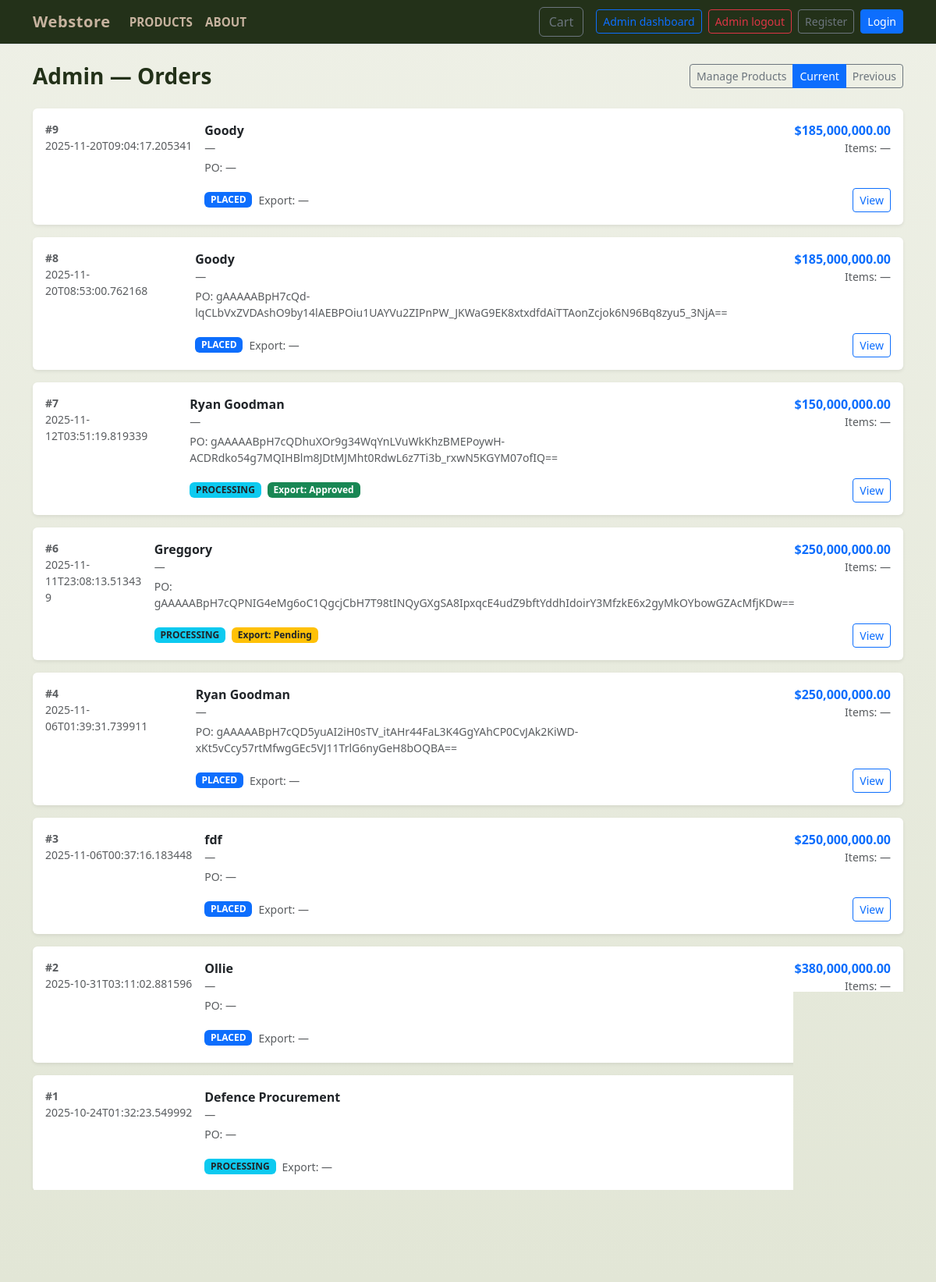
/admin/orders (signed in), run on the app's committed database.
### tables this page shows
CREATE TABLE orders (
        id INTEGER PRIMARY KEY,
        customer_id INTEGER NOT NULL,
        total REAL NOT NULL,
        status TEXT NOT NULL,
        created_at TEXT NOT NULL, agency TEXT, authorized_officer TEXT, official_email TEXT, position_clearance TEXT, contact_number TEXT, po_number TEXT, contract_reference TEXT, funding_source TEXT, auth_doc TEXT, vendor_id TEXT, end_user_cert TEXT, export_license_status TEXT, delivery_location TEXT, required_delivery_date TEXT, payment_method TEXT, declaration_agreed INTEGER, digital_signature TEXT,
        FOREIGN KEY(customer_id) REFERENCES customers(id) ON DELETE CASCADE
    );

CREATE TABLE customers (
        id INTEGER PRIMARY KEY,
        name TEXT NOT NULL,
        email TEXT UNIQUE NOT NULL,
        phone TEXT,
        address TEXT,
        created_at TEXT NOT NULL
    , password TEXT);

### app.py (the view)
@app.route("/admin/orders")
@login_required
def admin_orders():
    db = get_db()
    filt = request.args.get("filter", "current")
    if filt == "previous":
        rows = db.execute(
            "SELECT o.*, c.name AS customer_name FROM orders o LEFT JOIN customers c ON o.customer_id = c.id "
            "WHERE o.status IN ('completed','shipped','cancelled') ORDER BY o.created_at DESC"
        ).fetchall()
    else:
        rows = db.execute(
            "SELECT o.*, c.name AS customer_name FROM orders o LEFT JOIN customers c ON o.customer_id = c.id "
            "WHERE o.status NOT IN ('completed','shipped','cancelled') ORDER BY o.created_at DESC"
        ).fetchall()
    return render_template("admin_orders.html", orders=rows, filter=filt)

### app.py (called while the page is built)
def login_required(f):
    @wraps(f)
    def wrapped(*args, **kwargs):
        if not session.get("is_admin"):
            return redirect(url_for("admin_login", next=request.path))
        return f(*args, **kwargs)
    return wrapped

def get_db():
    if 'db' not in g:
        conn = sqlite3.connect(DB_PATH)
        conn.row_factory = sqlite3.Row
        conn.execute("PRAGMA foreign_keys = ON;")
        g.db = conn
    return g.db

@app.context_processor
def inject_cart_count():
    cart = session.get("cart", {}) if session is not None else {}
    try:
        count = sum(int(v) for v in cart.values()) if cart else 0
    except Exception:
        count = 0
    return {"cart_count": count}

### templates/admin_orders.html (shortened to what this page needs)
<!doctype html>
<html lang="en">
<head>
  <link href="https://cdn.jsdelivr.net/npm/bootstrap@5.3.0/dist/css/bootstrap.min.css" rel="stylesheet">
  <link rel="stylesheet" href="{{ url_for('static', filename='css/styles.css') }}">
</head>
<body>
  {% include 'navbar.html' %}
  <main class="container py-4">
    <div class="d-flex justify-content-between align-items-center mb-4">
      <h3 class="mb-0 fw-bold">Admin — Orders</h3>
      <div class="btn-group" role="group" aria-label="admin actions">
        <a href="{{ url_for('admin_products') }}" class="btn btn-sm btn-outline-secondary">Manage Products</a>
        <a href="{{ url_for('admin_orders', filter='current') }}" class="btn btn-sm btn-outline-primary {% if filter!='previous' %}active{% endif %}">Current</a>
        <a href="{{ url_for('admin_orders', filter='previous') }}" class="btn btn-sm btn-outline-secondary {% if filter=='previous' %}active{% endif %}">Previous</a>
      </div>
    </div>
    {% if orders %}
      <div class="row g-3">
        {% for o in orders %}
          <div class="col-12">
            <div class="card shadow-sm border-0">
              <div class="card-body d-flex flex-column flex-md-row align-items-start">
                <div class="me-3 text-muted small" style="min-width:110px;">
                  <div class="fw-semibold">#{{ o.id }}</div>
                  <div class="text-muted">{{ o.created_at }}</div>
                </div>
                <div class="flex-grow-1">
                  <div class="d-flex justify-content-between align-items-start">
                    <div>
                      <div class="fw-semibold">{{ o.customer_name or '—' }}</div>
                      <div class="small text-muted">{{ o.customer_email or '—' }}</div>
                      <div class="small text-muted mt-1">PO: {{ o.po_number or '—' }}</div>
                    </div>
                    <div class="text-end">
                      <div class="fw-semibold text-primary">${{ "{:,.2f}".format(o.total) }}</div>
                      <div class="small text-muted">Items: {{ o.item_count if o.item_count is defined else '—' }}</div>
                    </div>
                  </div>
                  <div class="mt-3 d-flex flex-wrap gap-2 align-items-center">
                    {% set s = (o.status or '') %}
                    {% if s == 'placed' %}
                      <span class="badge bg-primary text-uppercase small">{{ s }}</span>
                    {% elif s == 'processing' %}
                      <span class="badge bg-info text-dark text-uppercase small">{{ s }}</span>
                    {% elif s == 'shipped' %}
                      <span class="badge bg-secondary text-uppercase small">{{ s }}</span>
                    {% elif s == 'completed' %}
                      <span class="badge bg-success text-uppercase small">{{ s }}</span>
                    {% elif s == 'cancelled' %}
                      <span class="badge bg-danger text-uppercase small">{{ s }}</span>
                    {% else %}
                      <span class="badge bg-secondary text-uppercase small">{{ s }}</span>
                    {% endif %}
                    {% set e = o.export_license_status %}
                    {% if e %}
                      {% if e == 'Approved' %}
                        <span class="badge bg-success small">Export: {{ e }}</span>
                      {% elif e == 'Pending' %}
                        <span class="badge bg-warning text-dark small">Export: {{ e }}</span>
                      {% elif e == 'Exempt' %}
                        <span class="badge bg-info text-dark small">Export: {{ e }}</span>
                      {% else %}
                        <span class="badge bg-secondary small">Export: {{ e }}</span>
                      {% endif %}
                    {% else %}
                      <span class="text-muted small">Export: —</span>
                    {% endif %}
                    <div class="ms-auto">
                      <a class="btn btn-sm btn-outline-primary" href="{{ url_for('admin_order_detail', order_id=o.id) }}">View</a>
                    </div>
                  </div>
                </div>
              </div>
            </div>
          </div>
        {% endfor %}
      </div>
    {% else %}
      <div class="card shadow-sm">
        <div class="card-body text-center text-muted">
          No orders found.
        </div>
      </div>
    {% endif %}
  </main>
<footer>
  <div class="container">
  </div>
</footer>
</body>
</html>

### static/css/styles.css (style rules this page uses)
:root { --olive: #4b5320; --army-dark: #233119; --khaki: #c7b39f; --sand: #e6dcc8; --accent: #8b1f1f; --white: #ffffff; --navy: #001a66; }
body { background: linear-gradient(180deg, #eef0e6 0%, #e2e6d6 100%); color: var(--army-dark); font-family: "Segoe UI", Roboto, "Helvetica Neue", Arial, sans-serif; margin: 0; }
body { transition: opacity 320ms ease-in-out; will-change: opacity; }
footer { background: var(--army-dark); color: var(--khaki); border-top: 4px solid var(--olive); padding: 1rem 0; margin-top: 2rem; text-align: center; }

### data on the page
orders: id "9", created_at "2025-11-20T09:04:17.205341", name "Goody", customer_email "—", po_number "—", total "185,000,000.00", item_count "—", status "PLACED", shows "Export: —"
orders: id "8", created_at "2025-11-20T08:53:00.762168", name "Goody", customer_email "—", po_number "gAAAAABpH7cQd-lqCLbVxZVDAshO9by14lAEBPOiu1UAYVu2ZIPnPW_JKWaG9EK8xtxdfdAiTTAonZcjok6N96Bq8zyu5_3NjA==", total "185,000,000.00", item_count "—", status "PLACED", shows "Export: —"
orders: id "7", created_at "2025-11-12T03:51:19.819339", name "Ryan Goodman", customer_email "—", po_number "gAAAAABpH7cQDhuXOr9g34WqYnLVuWkKhzBMEPoywH-ACDRdko54g7MQIHBlm8JDtMJMht0RdwL6z7Ti3b_rxwN5KGYM07ofIQ==", total "150,000,000.00", item_count "—", status "PROCESSING", export_license_status "Approved"
orders: id "6", created_at "2025-11-11T23:08:13.513439", name "Greggory", customer_email "—", po_number "gAAAAABpH7cQPNIG4eMg6oC1QgcjCbH7T98tINQyGXgSA8IpxqcE4udZ9bftYddhIdoirY3MfzkE6x2gyMkOYbowGZAcMfjKDw==", total "250,000,000.00", item_count "—", status "PROCESSING", export_license_status "Pending"
orders: id "4", created_at "2025-11-06T01:39:31.739911", name "Ryan Goodman", customer_email "—", po_number "gAAAAABpH7cQD5yuAI2iH0sTV_itAHr44FaL3K4GgYAhCP0CvJAk2KiWD-xKt5vCcy57rtMfwgGEc5VJ11TrlG6nyGeH8bOQBA==", total "250,000,000.00", item_count "—", status "PLACED", shows "Export: —"
orders: id "3", created_at "2025-11-06T00:37:16.183448", name "fdf", customer_email "—", po_number "—", total "250,000,000.00", item_count "—", status "PLACED", shows "Export: —"
orders: id "2", created_at "2025-10-31T03:11:02.881596", name "Ollie", customer_email "—", po_number "—", total "380,000,000.00", item_count "—", status "PLACED", shows "Export: —"
orders: id "1", created_at "2025-10-24T01:32:23.549992", name "Defence Procurement", customer_email "—", po_number "—", status "PROCESSING", shows "Export: —"
